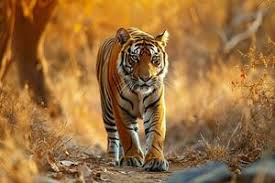
#> input picture download.jpg, 275 x 183 px
$ python edge.py   (older library calls are emulated)
#> lines starting #> are read from the running program, lines starting #| are printed output that depends on the picture
import cv2
import numpy as np
import matplotlib.pyplot as plt

def display_image(title, image):
    plt.figure(figsize=(8, 8))
    if len(image.shape) == 2:
        plt.imshow(image, cmap='gray')
    else:
        plt.imshow(image, cv2.COLOR_BGR2RGB)
    plt.title(title)
    plt.axis('off')
    plt.show()

def interactive_edge_detection(image_path):
#> called with image_path = 'download.jpg'
    image = cv2.imread(image_path)
#> image is the input picture: shape (183, 275, 3); mean B, G, R 62, 111.4, 154.3
    if image is None:
        print("Error: image not found!")
        return

    gray_image=cv2.cvtColor(image, cv2.COLOR_BGR2GRAY)
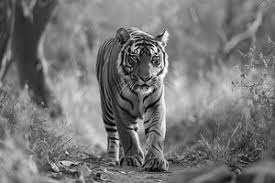
#> gray_image: shape (183, 275); min 1, max 253, mean 118.6
    display_image("original grayscale image", gray_image)

    print("Select an option:")
    print("1. sobel edge detection")
    print("2. canny edge detection")
    print("3. laplacian edge detection")
    print("4. gaussian smoothing")
    print("5. median filtering")
    print("6. exit")

    while True:
        choice = int(input("enter your choice between 1 to 6"))

        if choice == 1:
            sobelx = cv2.Sobel(gray_image, cv2.CV_64F, 1, 0, ksize = 3)
            sobely = cv2.Sobel(gray_image, cv2.CV_64F, 0, 1, ksize=3)
            combined_sobel = cv2.bitwise_or(sobelx.astype(np.uint8), sobely.astype(np.uint8))
            display_image("sobel edge detection", combined_sobel)

        elif choice==2:
            print("adjust thresholds for canny (default: 100 and 200)")
            lower_thresh = int(input("enter lower threshold : "))
            upper_thresh = int(input("enter upper threshold: "))
            edges = cv2.Canny(gray_image, lower_thresh, upper_thresh)
            display_image("canny edge detection", edges)

        elif choice==3:
            laplacian = cv2.Laplacian(gray_image, cv2.CV_64F)
            display_image("laplacian edge detecton", np.abs(laplacian).astype(np.uint8))

        elif choice==4:
            print("adjust kernel size for gaussian blur (must be odd, default 5)")
            kernel_size = int(input("enter kernel size (odd number): "))
            blurred = cv2.GaussianBlur(image, (kernel_size, kernel_size), 0)
            display_image("gaussian smoothed image", blurred)

        elif choice == 5:
            print("adjust kernel size for median filtering (must be odd, default 5)")
            kernel_size = int(input("enter kernel size (odd number): "))
            median_filtered = cv2.medianBlur(image, kernel_size)
            display_image("median filtered image", median_filtered)

        elif choice == 6:
            print("exiting..")
            break

        else:
            print("invalid choice, please select a number between 1 and 6")
#> this loop made 7 passes; the answer given on pass 1: 1
#> pass 1, in interactive_edge_detection, `sobelx = cv2.Sobel(gray_image, cv2.CV_64F, 1, 0, ksize = 3)`:
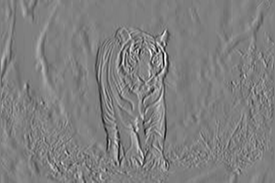
#> sobelx: shape (183, 275) float64; min -794, max 793, mean 0; drawn with min black and max white
#> pass 1, in interactive_edge_detection, `sobely = cv2.Sobel(gray_image, cv2.CV_64F, 0, 1, ksize=3)`:
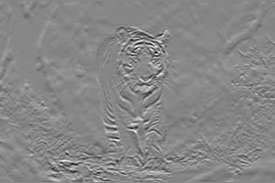
#> sobely: shape (183, 275) float64; min -761, max 670, mean -1; drawn with min black and max white
#> pass 1, in interactive_edge_detection, `combined_sobel = cv2.bitwise_or(sobelx.astype(np.uint8), sobely.astype..`:
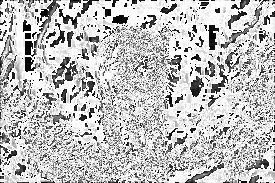
#> combined_sobel: shape (183, 275); min 0, max 255, mean 190

#> (the run stopped early here; a loop or call above may not have finished)
